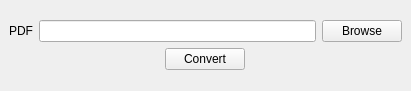
<?xml version="1.0" encoding="UTF-8"?>
<ui version="4.0">
 <class>MainWindow</class>
 <widget class="QMainWindow" name="MainWindow">
  <property name="geometry">
   <rect>
    <x>0</x>
    <y>0</y>
    <width>411</width>
    <height>91</height>
   </rect>
  </property>
  <property name="minimumSize">
   <size>
    <width>411</width>
    <height>91</height>
   </size>
  </property>
  <property name="maximumSize">
   <size>
    <width>411</width>
    <height>91</height>
   </size>
  </property>
  <property name="font">
   <font>
    <family>Tahoma</family>
   </font>
  </property>
  <property name="windowTitle">
   <string>pdf2pro6x</string>
  </property>
  <property name="autoFillBackground">
   <bool>false</bool>
  </property>
  <property name="iconSize">
   <size>
    <width>24</width>
    <height>24</height>
   </size>
  </property>
  <property name="animated">
   <bool>true</bool>
  </property>
  <property name="documentMode">
   <bool>false</bool>
  </property>
  <widget class="QWidget" name="centralwidget">
   <layout class="QGridLayout" name="gridLayout_2">
    <item row="0" column="0">
     <layout class="QVBoxLayout" name="verticalLayout">
      <item>
       <layout class="QGridLayout" name="gridLayout">
        <item row="0" column="1">
         <widget class="QLineEdit" name="lineEdit"/>
        </item>
        <item row="0" column="0">
         <widget class="QLabel" name="label">
          <property name="text">
           <string>PDF</string>
          </property>
         </widget>
        </item>
        <item row="0" column="2">
         <widget class="QPushButton" name="pushButton">
          <property name="text">
           <string>Browse</string>
          </property>
         </widget>
        </item>
       </layout>
      </item>
      <item>
       <layout class="QHBoxLayout" name="horizontalLayout">
        <item>
         <spacer name="horizontalSpacer_2">
          <property name="orientation">
           <enum>Qt::Horizontal</enum>
          </property>
          <property name="sizeHint" stdset="0">
           <size>
            <width>388</width>
            <height>13</height>
           </size>
          </property>
         </spacer>
        </item>
        <item>
         <widget class="QPushButton" name="pushButton_2">
          <property name="text">
           <string>Convert</string>
          </property>
         </widget>
        </item>
        <item>
         <spacer name="horizontalSpacer">
          <property name="orientation">
           <enum>Qt::Horizontal</enum>
          </property>
          <property name="sizeHint" stdset="0">
           <size>
            <width>388</width>
            <height>13</height>
           </size>
          </property>
         </spacer>
        </item>
       </layout>
      </item>
     </layout>
    </item>
   </layout>
  </widget>
 </widget>
 <resources/>
 <connections>
  <connection>
   <sender>pushButton</sender>
   <signal>clicked()</signal>
   <receiver>MainWindow</receiver>
   <slot>browse_slot()</slot>
   <hints>
    <hint type="sourcelabel">
     <x>362</x>
     <y>34</y>
    </hint>
    <hint type="destinationlabel">
     <x>410</x>
     <y>29</y>
    </hint>
   </hints>
  </connection>
  <connection>
   <sender>pushButton_2</sender>
   <signal>clicked()</signal>
   <receiver>MainWindow</receiver>
   <slot>convert_slot()</slot>
   <hints>
    <hint type="sourcelabel">
     <x>210</x>
     <y>67</y>
    </hint>
    <hint type="destinationlabel">
     <x>298</x>
     <y>63</y>
    </hint>
   </hints>
  </connection>
 </connections>
 <slots>
  <slot>browse_slot()</slot>
  <slot>convert_slot()</slot>
  <slot>returned_pressed_slot()</slot>
 </slots>
</ui>
